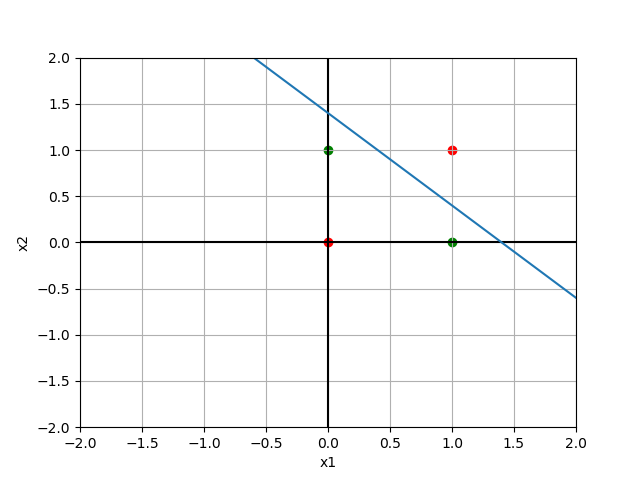

The script that drew this image:
import numpy as np
import matplotlib.pyplot as plt

plt.xlim((-2,2))
plt.ylim((-2,2))

plt.xlabel('x1')
plt.ylabel('x2')

plt.grid()

axis = np.arange(-2,3,1)
plt.plot(axis, [0]*axis.size, color='black')
plt.plot([0]*axis.size, axis, color='black')

x1 = np.array([0,1])
x2 = np.array([1,0])
plt.scatter(x1,x2, color='green')
plt.scatter([0,1],[0,1], color='red')

x = np.arange(-3,3,1)
y = -x+1.4
plt.plot(x,y)
plt.show()
